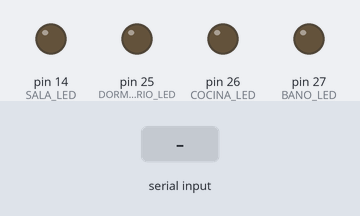
This sketch was run on a simulated Arduino Mega 2560, built with avr-gcc and run on an emulated ATmega2560. Parts: output pins drawn as LEDs (lit = HIGH). The inputs (shaded band) are chosen by the test bench. What the sketch prints to the serial monitor is not drawn.

Above: at 1.2 s.
1.3 s: "a" received over the second serial link
At 2.1 s:
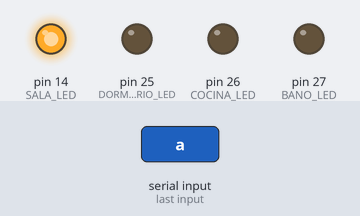
2.8 s: "c" received over the second serial link
At 3.3 s:
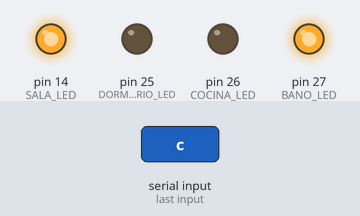
4.3 s: "b" received over the second serial link
At 5.5 s:
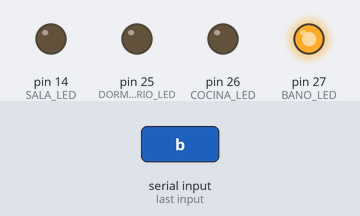
5.8 s: "e" received over the second serial link
At 7.0 s:
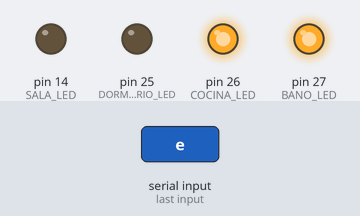
7.3 s: "d" received over the second serial link
At 8.2 s:
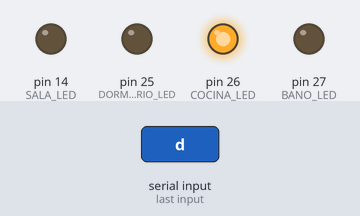
8.8 s: "g" received over the second serial link
At 9.4 s:
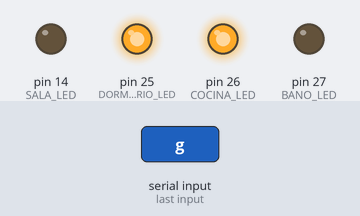
Timing chart, 0 to 11.3 s (numbered marks = the images above; inputs shaded):
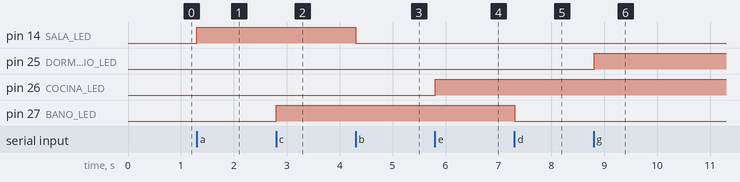

The sketch:

S14_S2_1.ino
```cpp
byte SALA_LED = 14;
byte BANO_LED = 27;
byte COCINA_LED = 26;
byte DORMITORIO_LED = 25;

void setup() {
  Serial.begin(115200);
  Serial2.begin(9600);
  pinMode(SALA_LED, OUTPUT);
  pinMode(BANO_LED, OUTPUT);
  pinMode(COCINA_LED, OUTPUT);
  pinMode(DORMITORIO_LED, OUTPUT);
}

void loop() {
  if (Serial.available()) {
    Serial2.write(Serial.read());
  }
  if (Serial2.available()) {
    char cmd = Serial2.read();
    Serial.print(cmd);
    switch (cmd) {
      case 'a':
        // sala on
        digitalWrite(SALA_LED, 1);
        break;
      case 'b':
        // sala off
        digitalWrite(SALA_LED, 0);
        break;
      case 'c':
        // baño on
        digitalWrite(BANO_LED, 1);
        break;
      case 'd':
        // baño off
        digitalWrite(BANO_LED, 0);
        break;
      case 'e':
        // cocina on
        digitalWrite(COCINA_LED, 1);
        break;
      case 'f':
        // cocina off
        digitalWrite(COCINA_LED, 0);
        break;
      case 'g':
        // dormitorio on
        digitalWrite(DORMITORIO_LED, 1);
        break;
      case 'h':
        // dormitorio off
        digitalWrite(DORMITORIO_LED, 0);
        break;
    }
    Serial.write(Serial2.read());
  }
  delay(20);
}
```

Measured:
- after the input at 1.3 s, pin 14 (SALA_LED): LOW → HIGH at once
- after the input at 2.8 s, pin 27 (BANO_LED): LOW → HIGH at once
- after the input at 4.3 s, pin 14 (SALA_LED): HIGH → LOW at once
- after the input at 5.8 s, pin 26 (COCINA_LED): LOW → HIGH at once
- after the input at 7.3 s, pin 27 (BANO_LED): HIGH → LOW at once
- after the input at 8.8 s, pin 25 (DORMITORIO_LED): LOW → HIGH at once
